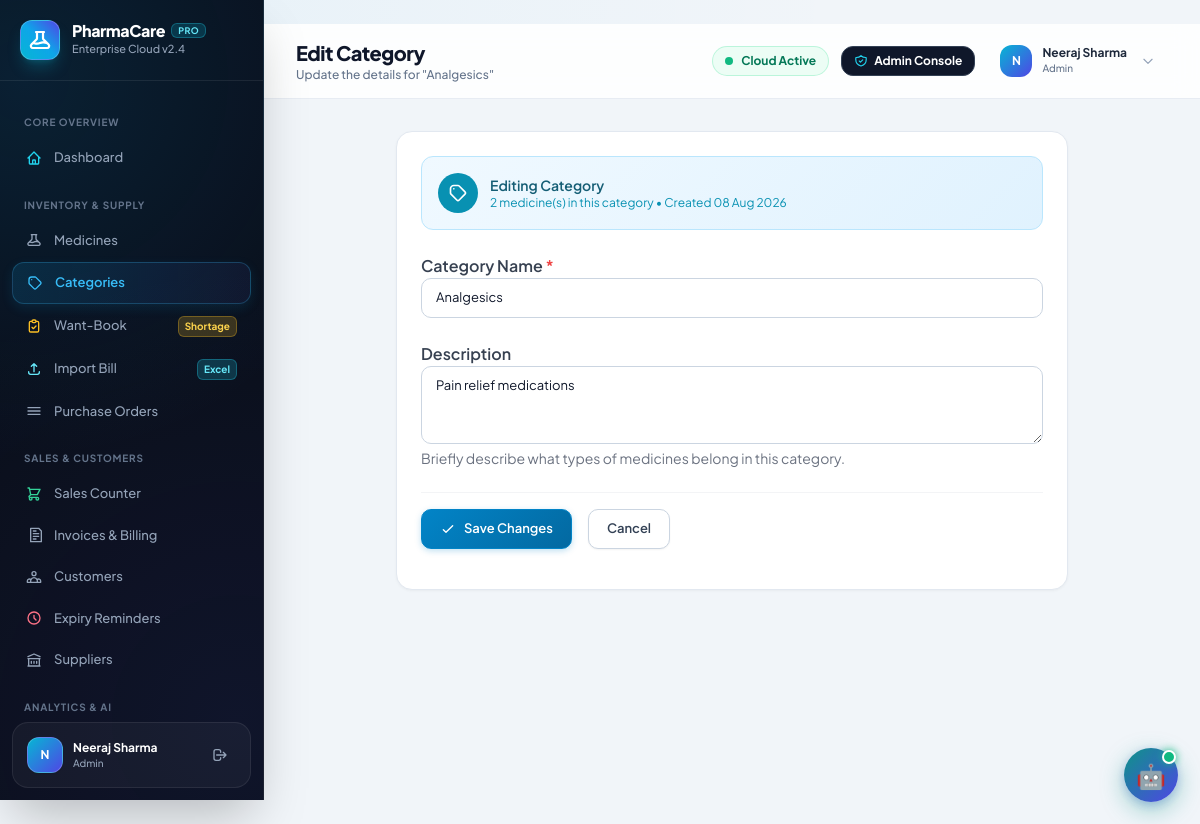
The page /categories/6/edit/ (signed in) on the database its author committed.
### MediApp/models.py (models this page shows, shortened)
class User(AbstractUser):
    ROLE_CHOICES = [
        ('admin', 'Admin'),
        ('pharmacist', 'Pharmacist'),
        ('assistant', 'Assistant'),
    ]
    role = models.CharField(max_length=20, choices=ROLE_CHOICES, default='assistant')
    contact_number = models.CharField(max_length=15, blank=True)

class Category(models.Model):
    name = models.CharField(max_length=100, unique=True)
    description = models.TextField(blank=True)
    created_by = models.ForeignKey(
        'User',
        on_delete=models.SET_NULL,
        null=True,
        blank=True,
        related_name='categories_created'
    )
    created_at = models.DateTimeField(default=timezone.now)
    class Meta:
        ordering = ['name']
        verbose_name_plural = 'Categories'

### MediApp/views.py (the view)
# urls.py: path('categories/<int:id>/edit/', views.edit_category, name='edit_category'),
@pharmacist_or_admin
def edit_category(request, id):
    category = get_object_or_404(Category, id=id)
    if request.method == 'POST':
        form = CategoryForm(request.POST, instance=category)
        if form.is_valid():
            category = form.save()
            messages.success(request, f'Category {category.name} updated successfully!')
            return redirect('category_list')
    else:
        form = CategoryForm(instance=category)
    return render(request, 'category/edit_category.html', {
        'form': form,
        'category': category
    })

### MediApp/templates/category/edit_category.html (shortened to what this page needs)
﻿{% extends 'base.html' %}
{% block page_title %}Edit Category{% endblock %}
{% block page_subtitle %}Update the details for "{{ category.name }}"{% endblock %}
{% block content %}
<div class="card max-w-2xl mx-auto p-6">
    <div class="flex items-center gap-3 mb-6 p-4 rounded-xl" style="background: linear-gradient(135deg,#f0f9ff,#e0f2fe); border:1px solid #bae6fd;">
        <div class="w-10 h-10 rounded-full flex items-center justify-center" style="background:#0891b2;">
            <svg class="w-5 h-5 text-white" fill="none" stroke="currentColor" viewBox="0 0 24 24">
                <path stroke-linecap="round" stroke-linejoin="round" stroke-width="2"
                    d="M7 7h.01M7 3h5c.512 0 1.024.195 1.414.586l7 7a2 2 0 010 2.828l-7 7a2 2 0 01-2.828 0l-7-7A1.994 1.994 0 013 12V7a4 4 0 014-4z"/>
            </svg>
        </div>
        <div>
            <p class="text-sm font-semibold text-cyan-800">Editing Category</p>
            <p class="text-xs text-cyan-600">{{ category.medicines.count }} medicine(s) in this category &bull; Created {{ category.created_at|date:"d M Y" }}</p>
        </div>
    </div>
    <form method="POST" class="space-y-6">
        <div>
            <label for="{{ form.name.id_for_label }}" class="form-label font-semibold text-gray-700">Category Name <span class="text-red-500">*</span></label>
            {{ form.name }}
        </div>
        <div>
            <label for="{{ form.description.id_for_label }}" class="form-label font-semibold text-gray-700">Description</label>
            {{ form.description }}
            <p class="text-sm text-gray-500 mt-1">Briefly describe what types of medicines belong in this category.</p>
        </div>
        <div class="flex items-center gap-4 pt-4 border-t border-gray-100">
            <button type="submit" class="btn btn-primary">
                <svg class="w-4 h-4" fill="none" stroke="currentColor" viewBox="0 0 24 24"><path stroke-linecap="round" stroke-linejoin="round" stroke-width="2" d="M5 13l4 4L19 7"/></svg>
                Save Changes
            </button>
            <a href="{% url 'category_list' %}" class="btn btn-secondary">Cancel</a>
        </div>
    </form>
</div>
{% endblock %}

### MediApp/templates/base.html (shortened to what this page needs)
<!DOCTYPE html>
<html lang="en">
<head>
    <script src="https://cdn.tailwindcss.com"></script>
</head>
<body>
    <aside class="sidebar shadow-2xl" id="sidebar">
        <div class="p-5 border-b border-white/[0.08] flex items-center justify-between">
            <div class="flex items-center gap-3">
                <div class="w-10 h-10 rounded-xl bg-gradient-to-tr from-cyan-500 via-sky-500 to-indigo-600 flex items-center justify-center text-white shadow-lg shadow-cyan-500/25 border border-white/20">
                </div>
                <div>
                    <h1 class="text-base font-extrabold text-white tracking-tight leading-none flex items-center gap-1.5">
                        PharmaCare
                        <span class="text-[9px] font-bold bg-cyan-500/20 text-cyan-300 border border-cyan-400/30 px-1.5 py-0.5 rounded-md uppercase tracking-wider">PRO</span>
                    </h1>
                    <p class="text-[11px] font-medium text-slate-400 mt-0.5">Enterprise Cloud v2.4</p>
                </div>
            </div>
        </div>
        <nav class="flex-1 py-4 overflow-y-auto">
            <div class="nav-section-title">Core Overview</div>
            <a href="{% url 'dashboard' %}"
                class="nav-link {% if request.resolver_match.url_name == 'dashboard' %}active{% endif %}"
                onclick="closeSidebarOnMobile()">
                <svg class="w-4 h-4 text-cyan-400" fill="none" stroke="currentColor" viewBox="0 0 24 24">
                    <path stroke-linecap="round" stroke-linejoin="round" stroke-width="2"
                        d="M3 12l2-2m0 0l7-7 7 7M5 10v10a1 1 0 001 1h3m10-11l2 2m-2-2v10a1 1 0 01-1 1h-3m-6 0a1 1 0 001-1v-4a1 1 0 011-1h2a1 1 0 011 1v4a1 1 0 001 1m-6 0h6" />
                </svg>
                <span>Dashboard</span>
            </a>
            <div class="nav-section-title">Inventory & Supply</div>
            {% if request.user.is_superuser or request.user.role == 'admin' or request.user.role == 'pharmacist' %}
            <a href="{% url 'medicine_list' %}"
                class="nav-link {% if request.resolver_match.url_name == 'medicine_list' or request.resolver_match.url_name == 'add_medicine' or request.resolver_match.url_name == 'edit_medicine' %}active{% endif %}"
                onclick="closeSidebarOnMobile()">
                <span>Medicines</span>
            </a>
            <a href="{% url 'category_list' %}"
                class="nav-link {% if 'categories' in request.path %}active{% endif %}"
                onclick="closeSidebarOnMobile()">
                <svg class="w-4 h-4" fill="none" stroke="currentColor" viewBox="0 0 24 24">
                    <path stroke-linecap="round" stroke-linejoin="round" stroke-width="2"
                        d="M7 7h.01M7 3h5c.512 0 1.024.195 1.414.586l7 7a2 2 0 010 2.828l-7 7a2 2 0 01-2.828 0l-7-7A1.994 1.994 0 013 12V7a4 4 0 014-4z" />
                </svg>
                <span>Categories</span>
            </a>
            {% endif %}
            <a href="{% url 'want_book_list' %}"
                class="nav-link {% if 'want-book' in request.path %}active{% endif %}"
                onclick="closeSidebarOnMobile()">
                <svg class="w-4 h-4 text-amber-400" fill="none" stroke="currentColor" viewBox="0 0 24 24">
                    <path stroke-linecap="round" stroke-linejoin="round" stroke-width="2"
                        d="M9 5H7a2 2 0 00-2 2v12a2 2 0 002 2h10a2 2 0 002-2V7a2 2 0 00-2-2h-2M9 5a2 2 0 002 2h2a2 2 0 002-2M9 5a2 2 0 012-2h2a2 2 0 012 2m-6 9l2 2 4-4" />
                </svg>
                <span>Want-Book</span>
                <span class="ml-auto text-[10px] font-bold bg-amber-400/20 text-amber-300 border border-amber-400/30 px-1.5 py-0.5 rounded-md">Shortage</span>
            </a>
            <a href="{% url 'purchase_bill_import' %}"
                class="nav-link {% if 'purchase-bill' in request.path %}active{% endif %}"
                onclick="closeSidebarOnMobile()">
                <svg class="w-4 h-4 text-cyan-300" fill="none" stroke="currentColor" viewBox="0 0 24 24">
                    <path stroke-linecap="round" stroke-linejoin="round" stroke-width="2"
                        d="M4 16v1a3 3 0 003 3h10a3 3 0 003-3v-1m-4-8l-4-4m0 0L8 8m4-4v12" />
                </svg>
                <span>Import Bill</span>
                <span class="ml-auto text-[10px] font-bold bg-cyan-400/20 text-cyan-300 border border-cyan-400/30 px-1.5 py-0.5 rounded-md">Excel</span>
            </a>
            <a href="{% url 'purchase_order_list' %}"
                class="nav-link {% if 'purchase-orders' in request.path %}active{% endif %}"
                onclick="closeSidebarOnMobile()">
                <svg class="w-4 h-4" fill="none" stroke="currentColor" viewBox="0 0 24 24">
                    <path stroke-linecap="round" stroke-linejoin="round" stroke-width="2" d="M3 7h18M3 12h18M3 17h18" />
                </svg>
                <span>Purchase Orders</span>
            </a>
            <div class="nav-section-title">Sales & Customers</div>
            <a href="{% url 'sales_list' %}"
                class="nav-link {% if 'sales' in request.path %}active{% endif %}"
                onclick="closeSidebarOnMobile()">
                <span>Sales Counter</span>
            </a>
            <a href="{% url 'invoice_history' %}"
                class="nav-link {% if 'billing' in request.path or request.resolver_match.url_name == 'invoice_detail' %}active{% endif %}"
                onclick="closeSidebarOnMobile()">
                <svg class="w-4 h-4" fill="none" stroke="currentColor" viewBox="0 0 24 24">
                    <path stroke-linecap="round" stroke-linejoin="round" stroke-width="2"
                        d="M7 2h12l4 4v16H7zM11 10h8M11 14h8M11 18h4M11 6h4" />
                </svg>
                <span>Invoices & Billing</span>
            </a>
            <a href="{% url 'customer_list' %}"
                class="nav-link {% if 'customer' in request.path and 'expiry-reminders' not in request.path %}active{% endif %}"
                onclick="closeSidebarOnMobile()">
                <span>Customers</span>
            </a>
            <a href="{% url 'expiry_reminder_list' %}"
                class="nav-link {% if 'expiry-reminders' in request.path %}active{% endif %}"
                onclick="closeSidebarOnMobile()">
                <svg class="w-4 h-4 text-rose-400" fill="none" stroke="currentColor" viewBox="0 0 24 24">
                    <path stroke-linecap="round" stroke-linejoin="round" stroke-width="2"
                        d="M12 8v4l3 3m6-3a9 9 0 11-18 0 9 9 0 0118 0z" />
                </svg>
                <span>Expiry Reminders</span>
            </a>
            {% if request.user.is_superuser or request.user.role == 'admin' or request.user.role == 'pharmacist' %}
            <a href="{% url 'supplier_list' %}"
                class="nav-link {% if 'supplier' in request.path %}active{% endif %}"
                onclick="closeSidebarOnMobile()">
                <svg class="w-4 h-4" fill="none" stroke="currentColor" viewBox="0 0 24 24">
                    <path stroke-linecap="round" stroke-linejoin="round" stroke-width="2"
                        d="M8 14v3m4-3v3m4-3v3M3 21h18M3 10h18M3 7l9-4 9 4M4 10h16v11H4V10z" />
                </svg>
                <span>Suppliers</span>
            </a>
            {% endif %}
            {% if request.user.is_superuser or request.user.role == 'admin' or request.user.role == 'pharmacist' or request.user.role == 'assistant' %}
            <div class="nav-section-title">Analytics & AI</div>
            {% endif %}
        </nav>
        <div class="p-3.5 mx-3 mb-3 bg-white/[0.04] border border-white/[0.08] rounded-2xl flex items-center justify-between">
            <div class="flex items-center gap-2.5 min-w-0">
                <div class="w-9 h-9 rounded-xl bg-gradient-to-br from-cyan-500 to-indigo-600 flex items-center justify-center text-white font-bold text-xs flex-shrink-0 shadow-sm border border-white/20">
                    {{ user.first_name.0|default:user.username.0|upper }}
                </div>
                <div class="min-w-0 flex-1">
                    <p class="text-xs font-bold text-white truncate">{{ user.get_full_name|default:user.username }}</p>
                    <p class="text-[10px] font-medium text-slate-400 truncate">{{ user.get_role_display|default:"User" }}</p>
                </div>
            </div>
            <a href="{% url 'logout' %}" title="Logout" class="p-2 text-slate-400 hover:text-rose-400 hover:bg-white/[0.06] rounded-xl transition">
                <svg class="w-4 h-4" fill="none" stroke="currentColor" viewBox="0 0 24 24">
                    <path stroke-linecap="round" stroke-linejoin="round" stroke-width="2" d="M17 16l4-4m0 0l-4-4m4 4H7m6 4v1a3 3 0 01-3 3H6a3 3 0 01-3-3V7a3 3 0 013-3h4a3 3 0 013 3v1" />
                </svg>
            </a>
        </div>
    </aside>
    <div class="main-content" id="mainContent">
        <header class="bg-white/85 backdrop-blur-md border-b border-slate-200/80 px-4 md:px-8 py-3.5 sticky top-0 z-40 transition-all">
            <div class="flex justify-between items-center">
                <div class="flex items-center gap-4">
                    <div>
                        <h2 class="text-lg md:text-xl font-extrabold text-slate-900 tracking-tight">{% block page_title %}Dashboard{% endblock %}</h2>
                        <p class="text-xs font-medium text-slate-500 hidden sm:block">{% block page_subtitle %}Overview of your pharmacy operations{% endblock %}</p>
                    </div>
                </div>
                <div class="flex items-center gap-3">
                    <div class="hidden lg:flex items-center gap-2 px-3 py-1.5 bg-emerald-50 text-emerald-700 border border-emerald-200/70 rounded-full text-xs font-bold">
                        <span class="w-2 h-2 rounded-full bg-emerald-500 animate-pulse"></span>
                        <span>Cloud Active</span>
                    </div>
                    {% if request.user.is_superuser or request.user.role == 'admin' %}
                    <a href="{% url 'admin:index' %}" title="Open Django Admin Portal"
                        class="hidden sm:inline-flex items-center gap-1.5 px-3 py-1.5 bg-slate-900 hover:bg-slate-800 text-white rounded-xl text-xs font-bold shadow-xs transition border border-slate-700 hover:border-cyan-400">
                        <span>Admin Console</span>
                    </a>
                    {% endif %}
                    <div class="user-dropdown relative">
                        <button onclick="toggleDropdown()"
                            class="flex items-center gap-2.5 px-3 py-1.5 rounded-xl hover:bg-slate-100 transition border border-transparent hover:border-slate-200">
                            <div class="w-8 h-8 rounded-xl bg-gradient-to-br from-cyan-500 to-indigo-600 flex items-center justify-center text-white font-bold text-xs shadow-xs">
                                {{ user.first_name.0|default:user.username.0|upper }}
                            </div>
                            <div class="text-left hidden md:block">
                                <p class="font-bold text-slate-800 text-xs leading-none">{{ user.get_full_name|default:user.username }}</p>
                                <p class="text-[10px] font-medium text-slate-500 mt-0.5">{{ user.get_role_display }}</p>
                            </div>
                            <svg class="w-3.5 h-3.5 text-slate-400 ml-1" fill="none" stroke="currentColor" viewBox="0 0 24 24">
                                <path stroke-linecap="round" stroke-linejoin="round" stroke-width="2" d="M19 9l-7 7-7-7" />
                            </svg>
                        </button>
                    </div>
                </div>
            </div>
        </header>
        <main class="flex-1 p-3.5 sm:p-5 md:p-8 transition-all">
            {% block content %}
            {% endblock %}
        </main>
    </div>
    {% if request.user.is_authenticated %}
    <button id="medibot-fab" onclick="medibotToggle()" title="MediBot — AI Pharmacy Assistant"
        aria-label="Open MediBot">
        🤖
        <span class="fab-badge"></span>
    </button>
    {% endif %}
</body>
</html>

### rows shown on the page
User: first_name.0 "N", get_full_name "Neeraj Sharma", role "Admin"
Category: name "Analgesics", medicines.count "2", created_at "08 Aug 2026", description "Pain relief medications"
